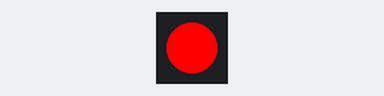
This program was run on a simulated Raspberry Pi (BCM pin numbers). Shown: 1 RGB LEDs in strip order, left to right. Dim RGB values are drawn brighter than linear.

Above: at 1.0 s.
At 5.0 s:
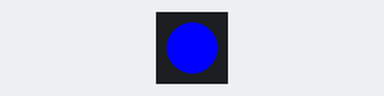
At 9.0 s:
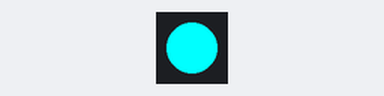
At 17.0 s:
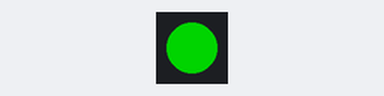
Timing chart, 0 to 18.2 s (numbered marks = the images above):
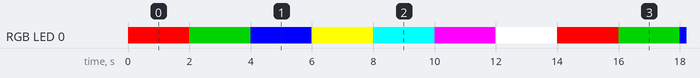

Measured:
- by itself, RGB LED 0: repeats every 14.0 s: RGB(0, 128, 0) 2.0 s, RGB(0, 0, 255) 2.0 s, RGB(255, 255, 0) 2.0 s, RGB(0, 255, 255) 2.0 s, RGB(255, 0, 255) 2.0 s, RGB(255, 255, 255) 2.0 s, RGB(255, 0, 0) 2.0 s
- by itself, everything shown: repeats every 14.0 s, in 7 steps

The program:

makerobo-ch02.py
```python
from gpiozero import RGBLED
from colorzero import Color
from time import sleep

colors = ['red', 'green', 'blue', 'yellow', 'cyan', 'magenta', 'white']

led = RGBLED(red=17, green=18, blue=27)

def makerobo_loop():
    while True:
        for col in colors:
            led.color = Color(col)
            sleep(2)

def makerobo_destroy():
    led.close()

if __name__ == '__main__':
    try:
        makerobo_loop()
    except KeyboardInterrupt:
        makerobo_destroy()
    
```
